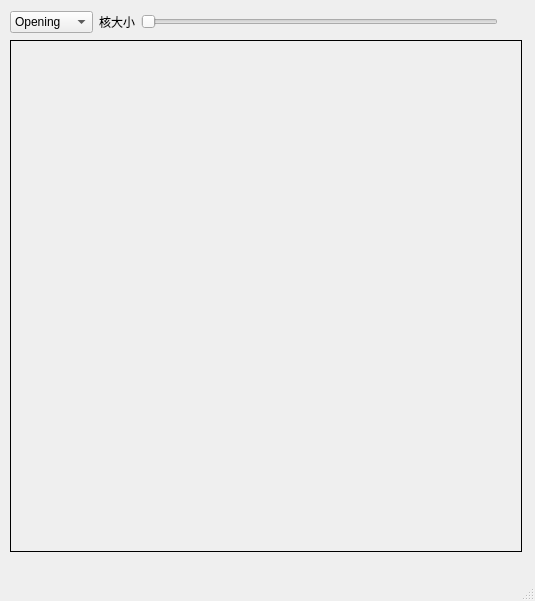
<?xml version="1.0" encoding="UTF-8"?>
<ui version="4.0">
 <class>MainWindow</class>
 <widget class="QMainWindow" name="MainWindow">
  <property name="geometry">
   <rect>
    <x>0</x>
    <y>0</y>
    <width>535</width>
    <height>601</height>
   </rect>
  </property>
  <property name="windowTitle">
   <string>MainWindow</string>
  </property>
  <widget class="QWidget" name="centralwidget">
   <widget class="QLabel" name="label_image">
    <property name="geometry">
     <rect>
      <x>10</x>
      <y>40</y>
      <width>512</width>
      <height>512</height>
     </rect>
    </property>
    <property name="frameShape">
     <enum>QFrame::Box</enum>
    </property>
    <property name="text">
     <string/>
    </property>
   </widget>
   <widget class="QWidget" name="">
    <property name="geometry">
     <rect>
      <x>10</x>
      <y>10</y>
      <width>501</width>
      <height>24</height>
     </rect>
    </property>
    <layout class="QGridLayout" name="gridLayout">
     <item row="0" column="0">
      <widget class="QComboBox" name="comboBox_operator">
       <item>
        <property name="text">
         <string>Opening</string>
        </property>
       </item>
       <item>
        <property name="text">
         <string>Closing</string>
        </property>
       </item>
       <item>
        <property name="text">
         <string>Gradient</string>
        </property>
       </item>
       <item>
        <property name="text">
         <string>Top Hat</string>
        </property>
       </item>
       <item>
        <property name="text">
         <string>Black Hat</string>
        </property>
       </item>
      </widget>
     </item>
     <item row="0" column="1">
      <widget class="QLabel" name="label_kernelSize">
       <property name="text">
        <string>核大小</string>
       </property>
      </widget>
     </item>
     <item row="0" column="2">
      <widget class="QSlider" name="horizontalSlider">
       <property name="maximum">
        <number>21</number>
       </property>
       <property name="pageStep">
        <number>1</number>
       </property>
       <property name="orientation">
        <enum>Qt::Horizontal</enum>
       </property>
      </widget>
     </item>
     <item row="0" column="3">
      <widget class="QLabel" name="label_num">
       <property name="text">
        <string/>
       </property>
      </widget>
     </item>
    </layout>
   </widget>
  </widget>
  <widget class="QMenuBar" name="menubar">
   <property name="geometry">
    <rect>
     <x>0</x>
     <y>0</y>
     <width>535</width>
     <height>23</height>
    </rect>
   </property>
  </widget>
  <widget class="QStatusBar" name="statusbar"/>
 </widget>
 <resources/>
 <connections/>
</ui>
